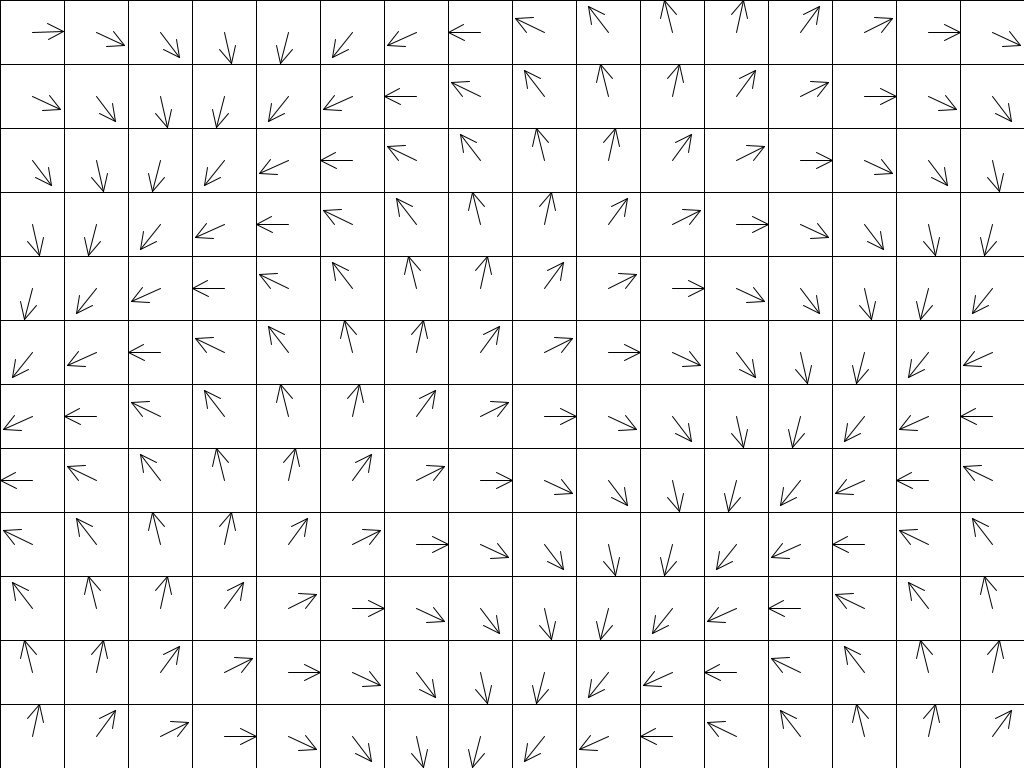
Frame 1 (no input)
Frame 60 (the mouse pressed at the canvas centre just before this capture): identical to frame 1, image omitted
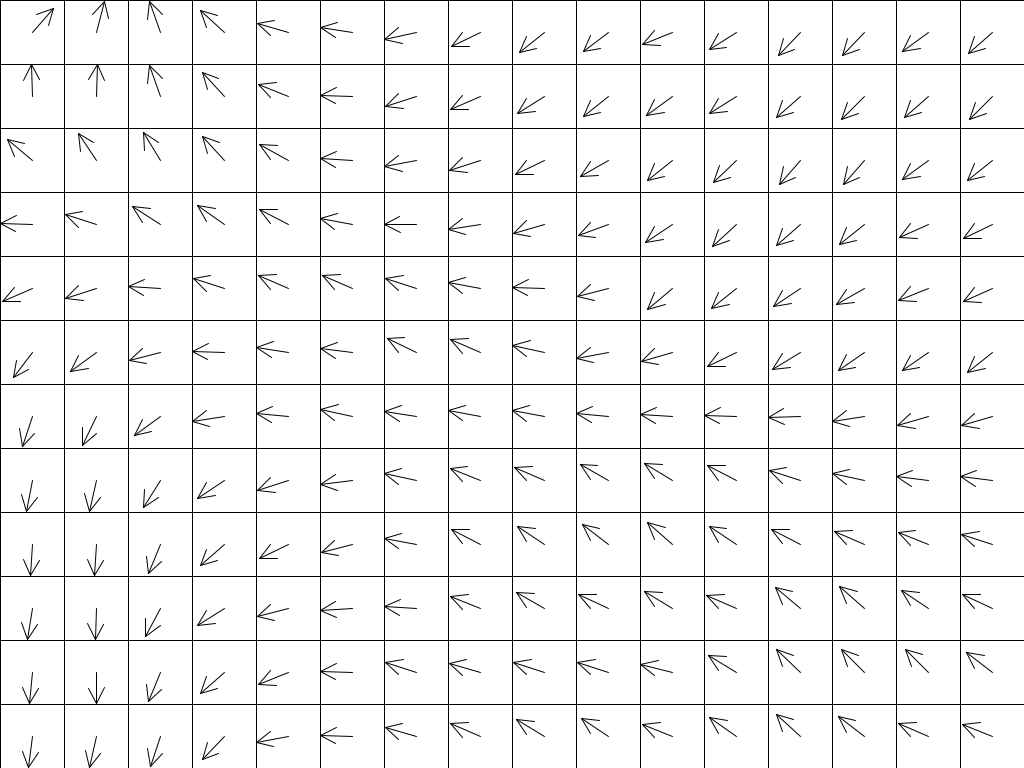
Frame 120 (the mouse held since frame 60 and released just before this capture)

The Processing sketch that drew these frames (run headless with seeded random() and noise(); from frame 60 on, the mouse is pressed at the canvas centre):

// Processing sketch: sketch_170227a_vector_field_w_vehicle
// ── sketch_170227a_vector_field_w_vehicle.pde
/* jstephens
 NOC gungfu - prep for ecpc project
 create simplest vector field 
 */

FlowField grid;

int gridResolution;
boolean showField;

PVector loc;
PVector cellVector;
PVector mouseLoc;

void setup() {
  size(1024, 768);
  showField = true;
  gridResolution = 64;
  
  //rectMode(CENTER);
  
     //size(640, 480);
  //background(0);
  grid = new FlowField(gridResolution);
  

  showInstructions();

  loc = new PVector(random(width), random(height));
  cellVector = new PVector(0, 0);
}



void draw() {
  //background(255);
  //fill(255);
  if (showField) grid.displayField();

  /*
  //////////////////////////////////
  // test lookup
  cellVector = grid.lookup(loc);
  triangle(0, 0, 30, 10, 0, 20);
  pushMatrix();
  translate(loc.x, loc.y);
  rotate(cellVector.heading2D());
  fill(255, 0, 0);
  triangle(0, 0, 30, 10, 0, 20);
  popMatrix();
  //////////////////////////////////
  */
  
  /*
  fill(0,10);
  //rect(0,0,width,height);
  rect(width/2,height/2,width,height);
  grid.squareRotate();
  */
}












// toggle showField
void keyPressed() {
  if (key == ' ') {
    showField = !showField;
  }
}

void mousePressed() {
  grid.noiseInit();
  //grid.squareRotate();
  println(loc.x, loc.y);
  println(cellVector.x);

  loc = new PVector(random(width), random(height));
}

void showInstructions() {
  println("--keyboard controls--");
  println("toggle showField: space bar");
}
// ── FlowField.pde
class FlowField {

  PVector[][] field;
  int cols;
  int rows;
  int resolution;

  float arrowsize = 4;
  PVector squareLoc;
  PVector squareRot;

  float rot, speed;

  FlowField(int r) {
    resolution =  r;

    cols = width/resolution;
    rows = height/resolution;

    field = new PVector[cols][rows];

    squareLoc = new PVector(0, 0);
    squareRot = new PVector(0, 0);

    rot = 0.0;
    speed = 0.01;

    init();
  }

  void init() {
    for (int i = 0; i < cols; i++) {
      for (int j=0; j<rows; j++) {

        //// VECTOR FROM: CELL LOCATION
        float theta = map(i+j, 0, cols+rows, -TWO_PI, TWO_PI);
        field[i][j]   = new PVector(cos(theta), sin(theta));

        //// VECTOR FROM: RANDOM
        //field[i][j] = new PVector(random(-2, 2), random(-2, 2));
      }
    }
  }

  void noiseInit() {

    noiseSeed((int)random(10000));

    float xoff = 0;
    for (int i = 0; i < cols; i++) {
      float yoff = 0;
      for (int j=0; j<rows; j++) {

        //// VECTOR FROM: NOISE OFFSET FROM LOCATTION
        float theta = map(noise(xoff, yoff), 0, 1, 0, TWO_PI);
        field[i][j]   = new PVector(cos(theta), sin(theta));

        yoff += 0.1;
      }
      xoff += 0.1;
    }
  }

  /////////////////////////////////////////////////////////////////////////////
  void displayField() {
    for (int i = 0; i < cols; i++) {
      for (int j=0; j<rows; j++) {
        drawVector(field[i][j], i*resolution, j*resolution, resolution/2);
      }
    }
  }

  void drawVector(PVector v, float x, float y, float scaleArrow) {
    pushMatrix();
    translate(x, y);
    // draw cell
    rect(0, 0, resolution, resolution);
    // shift vector arrow to center of each cell
    translate(resolution/2, resolution/2);
    rotate(v.heading2D());        //rotate(v.heading2D()*rot);    
    // calc length of vector and draw it at the center of each cell
    float cellVectorLength = v.mag()*scaleArrow;    ///////DEBUG: optimize v.mag
    cellVectorLength = constrain(cellVectorLength, 0, resolution/2);
    // draw arrow
    line(0, 0, cellVectorLength, 0);
    line(cellVectorLength, 0, cellVectorLength/2, cellVectorLength/4);
    line(cellVectorLength, 0, cellVectorLength/2, -cellVectorLength/4);
    popMatrix();
  }
  /////////////////////////////////////////////////////////////////////////////



  PVector lookup(PVector vehicleLocation) {
    /* lookup() 
     * allows vehicles to ask the flowfield for the vector of a particular x,y location
     1. derive cell's [col][row] location from vehicle's (x,y) screen location
     2. constrain the col row to the grid boundary
     */
    int column = int(constrain(vehicleLocation.x/resolution, 0, cols-1));
    int row    = int(vehicleLocation.y/resolution);
    //column     = constrain(column, 0, cols-1);      // contrain to cell boundaries
    row        = constrain(row, 0, rows-1);
    return field[column][row].get();                  // use .get() to return a COPY
  }
  
  

/*
  void squareRotate() {
    speed = map(mouseX, 0, width, .001, 1);
    for (int i = 0; i < cols; i++) {
      for (int j=0; j<rows; j++) {
        squareLoc.x = i*resolution;
        squareLoc.y = j*resolution;
        squareRot = lookup(squareLoc);
        float theta  = squareRot.heading2D();
        float radius = map(theta, -PI, PI, 20, 70);
        float strokeTheta = map(theta, -PI, PI, 30, 12);
        //println(theta);
        
        //stroke(255-255*cos(theta), strokeTheta);
        
        ///////////
       // fill(strokeTheta, strokeTheta/theta);
        //stroke(255-strokeTheta, strokeTheta);
        ///////////
        
        fill(strokeTheta*theta/2, strokeTheta*.5);
        stroke(strokeTheta*radius, 255*(strokeTheta/255)*1.3);
        pushMatrix(); 
        translate(squareLoc.x, squareLoc.y);
        //rotate(theta);
        float dir = (map(theta, -PI, PI, 1, -1));
        //if (dir<0) rot*=-1;
        rotate(squareRot.heading2D()*rot);
        //rect(0,0, radius, radius);
        rect(0, 0, radius*cos(theta)*3, radius*sin(theta)*3);
        //rect(0, 0, (strokeTheta*cos(theta))*dir, (strokeTheta*sin(theta))*dir);
        //rect(0, 0, (radius*cos(theta))*theta*1.2, (radius*sin(theta))*theta*1.2);
        popMatrix();

        //drawVector(field[i][j], i*resolution, j*resolution, resolution/2);
      }
    }
    rot += speed;
  }
  */
}









/*
    //////////
 float theta = map(i_+j_, 0, cols+rows, -TWO_PI, TWO_PI);
 float alpha = map(i_+j_, 0, cols+rows, -255, 255);
 float radius = map(alpha, -255, 255, -20, 40);
 //stroke(255);
 //noFill();
 stroke(alpha, 255-alpha);
 fill(alpha, alpha-255);
 /////////////////
 
 pushMatrix();
 translate(x, y);
 //rotate(v.heading2D());
 rotate(grow*sin(theta));
 
 //rect(0, 0, (resolution*theta+radius*2+resolution)/cos(theta), (resolution*theta+radius*2+resolution)/sin(theta));
 
 rect(0, 0, resolution*theta+radius*2+(resolution*cos(theta)), resolution*theta+radius*2+(resolution*sin(theta)));
 
 
 rect(0, 0, resolution*theta+radius*2+resolution, resolution*theta+radius*2+resolution);
 //rect(0, 0, 60*v.x+radius*theta, 60*v.y+radius);
 
 //ellipse(0,0, theta*25, theta*25);
 
 popMatrix();
 //translate(0,0);
 //translate(width/2, height/2);
 //rotate(grow);
 //rotate(v.heading2D());
 //translate(0,0);
 grow += speed;
 //speed +=speed;
 */
